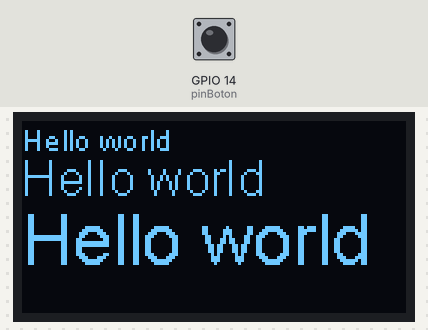
A sketch run on a simulated ESP8266 (NodeMCU). On the bench: 128×64 one-colour display. The test bench sets the inputs (shaded band); at power-on: GPIO 14 (pinBoton) HIGH.

Above: at 1.2 s.
1.3 s: GPIO 14 (pinBoton) pulled LOW for 1 s
At 1.63 s:
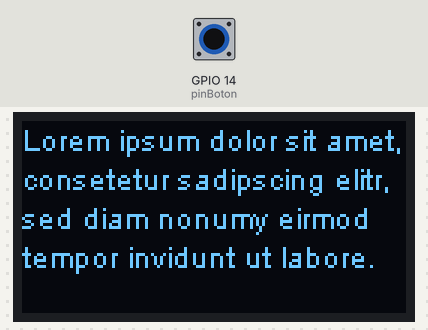
2.9 s: GPIO 14 (pinBoton) pulled LOW for 0.15 s
At 4.3 s:
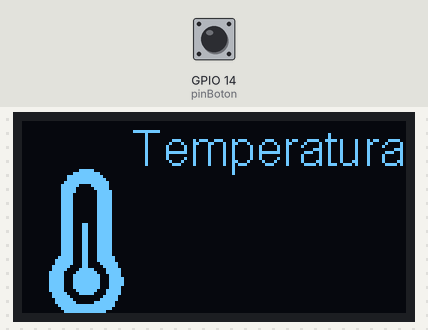
4.6 s: GPIO 14 (pinBoton) pulled LOW for 3.2 s
At 5.4 s:
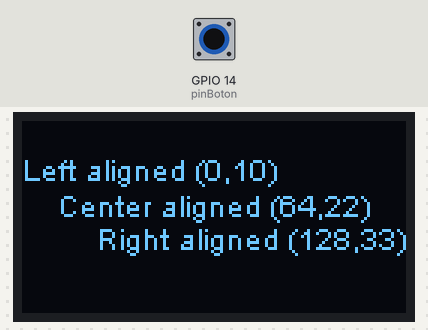
9.3 s: GPIO 14 (pinBoton) pulled LOW for 1 s
At 10.09 s:
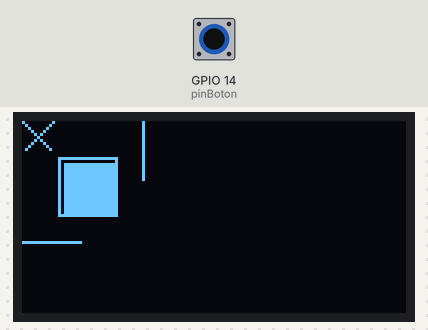
Timing chart, 0 to 11.9 s (numbered marks = the images above; inputs shaded):
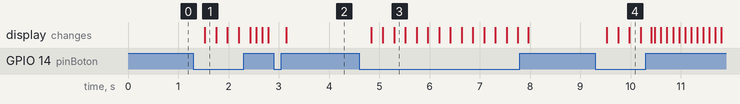

Measured:
- after the input at 1.3 s, the display: changes after 0.23 s (image 1)
- after the input at 2.9 s, the display: changes after 0.25 s (image 2)
- after the input at 4.6 s, the display: first changes after 0.25 s (image 3 shows a later state)
- after the input at 9.3 s, the display: first changes after 0.23 s (image 4 shows a later state)

The sketch:

prueba_oled.ino
```cpp
// (licence header left out)
// Include the correct display library
// For a connection via I2C using Wire include
#include <Wire.h>  // Only needed for Arduino 1.6.5 and earlier
#include "SSD1306Wire.h" // legacy include: `#include "SSD1306.h"`
// or #include "SH1106Wire.h", legacy include: `#include "SH1106.h"`
// For a connection via I2C using brzo_i2c (must be installed) include
// #include <brzo_i2c.h> // Only needed for Arduino 1.6.5 and earlier
// #include "SSD1306Brzo.h"
// #include "SH1106Brzo.h"
// For a connection via SPI include
// #include <SPI.h> // Only needed for Arduino 1.6.5 and earlier
// #include "SSD1306Spi.h"
// #include "SH1106SPi.h"

// Include custom images
#include "images.h"

// Initialize the OLED display using SPI
// D5 -> CLK
// D7 -> MOSI (DOUT)
// D0 -> RES
// D2 -> DC
// D8 -> CS
// SSD1306Spi        display(D0, D2, D8);
// or
// SH1106Spi         display(D0, D2);

// Initialize the OLED display using brzo_i2c
// D3 -> SDA
// D5 -> SCL
// SSD1306Brzo display(0x3c, D3, D5);
// or
// SH1106Brzo  display(0x3c, D3, D5);

// Initialize the OLED display using Wire library
SSD1306Wire  display(0x3c, 4, 5);
// SH1106 display(0x3c, D3, D5);


#define DEMO_DURATION 3000
#define pinBoton 14
typedef void (*Demo)(void);

int demoMode = 0;
int counter = 1;

void setup() {
  Serial.begin(115200);
  Serial.println();
  Serial.println();
  pinMode(pinBoton, INPUT);

  // Initialising the UI will init the display too.
  display.init();

  display.flipScreenVertically();
  display.setFont(ArialMT_Plain_10);

}

void drawFontFaceDemo() {
    // Font Demo1
    // create more fonts at http://oleddisplay.squix.ch/
    display.setTextAlignment(TEXT_ALIGN_LEFT);
    display.setFont(ArialMT_Plain_10);
    display.drawString(0, 0, "Hello world");
    display.setFont(ArialMT_Plain_16);
    display.drawString(0, 10, "Hello world");
    display.setFont(ArialMT_Plain_24);
    display.drawString(0, 26, "Hello world");
}

void drawTextFlowDemo() {
    display.setFont(ArialMT_Plain_10);
    display.setTextAlignment(TEXT_ALIGN_LEFT);
    display.drawStringMaxWidth(0, 0, 128,
      "Lorem ipsum\n dolor sit amet, consetetur sadipscing elitr, sed diam nonumy eirmod tempor invidunt ut labore." );
}

void drawTextAlignmentDemo() {
    // Text alignment demo
  display.setFont(ArialMT_Plain_10);

  // The coordinates define the left starting point of the text
  display.setTextAlignment(TEXT_ALIGN_LEFT);
  display.drawString(0, 10, "Left aligned (0,10)");

  // The coordinates define the center of the text
  display.setTextAlignment(TEXT_ALIGN_CENTER);
  display.drawString(64, 22, "Center aligned (64,22)");

  // The coordinates define the right end of the text
  display.setTextAlignment(TEXT_ALIGN_RIGHT);
  display.drawString(128, 33, "Right aligned (128,33)");
}

void drawRectDemo() {
      // Draw a pixel at given position
    for (int i = 0; i < 10; i++) {
      display.setPixel(i, i);
      display.setPixel(10 - i, i);
    }
    display.drawRect(12, 12, 20, 20);

    // Fill the rectangle
    display.fillRect(14, 14, 17, 17);

    // Draw a line horizontally
    display.drawHorizontalLine(0, 40, 20);

    // Draw a line horizontally
    display.drawVerticalLine(40, 0, 20);
}

void drawCircleDemo() {
  for (int i=1; i < 8; i++) {
    display.setColor(WHITE);
    display.drawCircle(32, 32, i*3);
    if (i % 2 == 0) {
      display.setColor(BLACK);
    }
    display.fillCircle(96, 32, 32 - i* 3);
  }
}

void drawProgressBarDemo() {
  int progress = (counter / 5) % 100;
  // draw the progress bar
  display.drawProgressBar(0, 32, 120, 10, progress);

  // draw the percentage as String
  display.setTextAlignment(TEXT_ALIGN_CENTER);
  display.drawString(64, 15, String(progress) + "%");
}

void drawImageDemo() {
    // see http://blog.squix.org/2015/05/esp8266-nodemcu-how-to-create-xbm.html
    // on how to create xbm files
    display.drawXbm(-10, 11, termometro_width, termometro_height, termometro_bits);
    display.setTextAlignment(TEXT_ALIGN_RIGHT);
    display.setFont(ArialMT_Plain_16);
    display.drawString(128, 0, "Temperatura");
}

Demo demos[] = {drawFontFaceDemo, drawTextFlowDemo, drawTextAlignmentDemo, drawRectDemo, drawCircleDemo, drawProgressBarDemo, drawImageDemo};
int demoLength = (sizeof(demos) / sizeof(Demo));
long timeSinceLastModeSwitch = 0;

void loop() {
  // clear the display
  display.clear();
  // draw the current demo method
  demos[demoMode]();

  display.setTextAlignment(TEXT_ALIGN_RIGHT);
  display.drawString(10, 128, String(millis()));
  // write the buffer to the display
  display.display();

  //if (millis() - timeSinceLastModeSwitch > DEMO_DURATION) {
  //  demoMode = (demoMode + 1)  % demoLength;
  //  timeSinceLastModeSwitch = millis();
  //}

  if(!digitalRead(pinBoton)){
    delay(200);
    demoMode++;
    if(demoMode == demoLength) demoMode = 0;
  }
  counter++;
  delay(10);
}
```

prueba_oled__.ino
```cpp
/*
 ESP8266 - Ejemplo de uso de pantalla OLED 128x64 monocroma por Dani No www.esploradores.com

 Este ejemplo utiliza el núcleo de la librería gráfica de Adafruit GFX y
 la librería SSD1306 específica para pantallas monocromas 128x64 y 128x32.
 Estas librerías deben estar instaladas para su funcionamiento.
 Para instalarlas se debe seleccionar:
   -Programa -> Incluir librería -> Gestionar Librerías -> Adafruit GFX Library
   -Programa -> Incluir librería -> Gestionar Librerías -> Adafruit SSD1306

 Cuando se instala la librería SSD1306 está configurada por defecto para pantallas 128x32.
 Al utilizarla para una pantalla 128x64 es preciso reconfigurarla.
 Para hacerlo debe abrir el fichero Adafruit_SSD1306.h con un editor y
 descomentar la línea 69 (// #define SSD1306_128_64  --->  #define SSD1306_128_64) y
 comentar la línea 70 (#define SSD1306_128_32  --->  //#define SSD1306_128_32).
 Así mismo se debe verificar en la línea 51 que la dirección de I2C de la pantalla es correcta
 (#define SSD1306_I2C_ADDRESS   0x3C  // 128x64 0x3D (default) or 0x3C (if SA0 is grounded))

Por último, también se debe verificar que en la línea 108 de este sketch
la dirección I2C de la pantalla también es correcta.
 */

// #include <SPI.h>
// #include <Wire.h>
// #include <Adafruit_GFX.h>      //Nucleo de la librería gráfica.
// #include <Adafruit_SSD1306.h>  //Librería para pantallas OLED monocromas de 128x64 y 128x32
// #include <Fonts/FreeMonoBoldOblique12pt7b.h>
// #include <Fonts/FreeSansBoldOblique12pt7b.h>

// #define OLED_RESET 0
// Adafruit_SSD1306 display(OLED_RESET);

// #define NUMFLAKES 10
// #define XPOS 0
// #define YPOS 1
// #define DELTAY 2

// const unsigned char Toro [] PROGMEM = {
// 0x00, 0x00, 0x00, 0x00, 0x00, 0x00, 0x00, 0x00, 0x00, 0x00, 0x00, 0x00, 0x00, 0x00, 0x00, 0x00,
// 0x00, 0x00, 0x00, 0x00, 0x00, 0x00, 0x7f, 0xff, 0x00, 0x00, 0x00, 0x00, 0x00, 0x00, 0x00, 0x00,
// 0x00, 0x00, 0x00, 0x00, 0x00, 0x03, 0xff, 0xff, 0xff, 0xff, 0xff, 0xe0, 0xff, 0xf0, 0x00, 0x00,
// 0x00, 0x00, 0x00, 0x00, 0x00, 0x07, 0xff, 0xff, 0xff, 0xff, 0xff, 0xff, 0xff, 0xfc, 0x00, 0x00,
// 0x00, 0x70, 0x00, 0x00, 0x00, 0x0f, 0xff, 0xff, 0xff, 0xff, 0xff, 0xff, 0xff, 0xff, 0x80, 0x00,
// 0x00, 0x18, 0x00, 0x00, 0x00, 0x1c, 0x7f, 0xff, 0xff, 0xff, 0xff, 0xff, 0xff, 0xff, 0xc0, 0x00,
// 0x00, 0x18, 0x00, 0x00, 0x00, 0x7d, 0xbf, 0xff, 0xff, 0xff, 0xff, 0xff, 0xff, 0xff, 0xc0, 0x00,
// 0x00, 0x18, 0x00, 0x00, 0x00, 0xfd, 0xbf, 0xff, 0xff, 0xff, 0xff, 0xff, 0xff, 0xff, 0xe0, 0x00,
// 0x00, 0x1c, 0x00, 0x00, 0x00, 0xfd, 0xdf, 0xff, 0xff, 0xff, 0xff, 0xff, 0xff, 0xff, 0xe0, 0x00,
// 0x00, 0x1c, 0x00, 0x00, 0x07, 0xfd, 0xdf, 0xff, 0xff, 0xff, 0xff, 0xff, 0xff, 0xff, 0xf0, 0x00,
// 0x00, 0x1c, 0x00, 0x00, 0x0f, 0xfd, 0xdf, 0xff, 0xff, 0xff, 0xff, 0xff, 0xff, 0xff, 0xf0, 0x00,
// 0x00, 0x1c, 0x00, 0x00, 0x0f, 0xff, 0xef, 0xff, 0xff, 0xff, 0xff, 0xff, 0xff, 0xff, 0xf4, 0x00,
// 0x00, 0x1e, 0x00, 0x00, 0x3f, 0xff, 0xef, 0xff, 0xff, 0xff, 0xff, 0xff, 0xff, 0xff, 0xf7, 0xc0,
// 0x00, 0x1e, 0x00, 0x00, 0x3f, 0xfb, 0xef, 0xff, 0xf3, 0xff, 0xff, 0xff, 0xff, 0xff, 0xf7, 0xf8,
// 0x00, 0x1e, 0x00, 0x00, 0xff, 0xfb, 0xef, 0xff, 0xfb, 0xff, 0xff, 0xff, 0xff, 0xff, 0xf7, 0xfc,
// 0x00, 0x1f, 0xe1, 0xfe, 0x7f, 0xfb, 0xef, 0xff, 0xfd, 0xff, 0xff, 0xff, 0xff, 0xff, 0xf7, 0xc4,
// 0x00, 0x1f, 0xff, 0xff, 0xbf, 0xfb, 0xef, 0xff, 0xfd, 0xff, 0xff, 0xff, 0xff, 0xff, 0xf0, 0x7c,
// 0x00, 0x1f, 0xff, 0xff, 0xc7, 0xf7, 0xef, 0xff, 0xfe, 0xff, 0xff, 0xff, 0xbf, 0xff, 0xf7, 0xe4,
// 0x00, 0x0f, 0xff, 0xff, 0xf9, 0xe7, 0xef, 0xff, 0xfe, 0xff, 0xff, 0xff, 0xbf, 0xff, 0xf7, 0xfc,
// 0x00, 0x07, 0xff, 0xff, 0xfc, 0x1f, 0xdf, 0xff, 0xfe, 0xff, 0xff, 0xff, 0xbf, 0xff, 0xef, 0xdc,
// 0x00, 0x03, 0xbf, 0xff, 0xfb, 0xff, 0xc7, 0xff, 0xff, 0x7f, 0xff, 0xff, 0xbf, 0xff, 0xef, 0xbc,
// 0x00, 0x01, 0xbf, 0xff, 0xff, 0xff, 0xb7, 0xff, 0xff, 0x7f, 0xff, 0xff, 0xbf, 0xff, 0xef, 0x3c,
// 0x00, 0x00, 0x3f, 0xff, 0xff, 0xfe, 0x77, 0xff, 0xff, 0x7f, 0xff, 0xff, 0xbf, 0xff, 0xef, 0x3c,
// 0x00, 0x01, 0xff, 0xff, 0xff, 0xfd, 0xf7, 0xff, 0xff, 0x7f, 0xff, 0xff, 0xbf, 0xff, 0xef, 0x3c,
// 0x00, 0x03, 0xff, 0xff, 0xff, 0xfb, 0xef, 0xff, 0xff, 0x7f, 0xff, 0xff, 0x7f, 0xff, 0xf7, 0x3c,
// 0x00, 0x03, 0xff, 0xff, 0xff, 0xe7, 0xcf, 0xff, 0xff, 0x7f, 0xff, 0xff, 0x7f, 0xff, 0xf7, 0x3c,
// 0x00, 0x03, 0xff, 0xff, 0xff, 0x1f, 0xdf, 0xff, 0xff, 0x7f, 0xff, 0xff, 0x7f, 0xff, 0xf7, 0xbc,
// 0x00, 0x03, 0xff, 0xff, 0xff, 0xff, 0x9f, 0xff, 0xff, 0x7f, 0xff, 0xff, 0x7f, 0xff, 0xe3, 0xdc,
// 0x00, 0x03, 0xff, 0xff, 0xff, 0xfe, 0x3f, 0xfc, 0xff, 0x7f, 0xff, 0xfe, 0xff, 0xff, 0xe1, 0xe4,
// 0x00, 0x03, 0xff, 0xfc, 0xff, 0x8c, 0x7f, 0xf1, 0x3f, 0x7f, 0xff, 0xfe, 0xff, 0xff, 0xc1, 0xfc,
// 0x00, 0x01, 0xff, 0xf0, 0xff, 0x81, 0xff, 0xff, 0xcf, 0xff, 0xff, 0xff, 0xff, 0xff, 0xc0, 0xfe,
// 0x00, 0x01, 0xff, 0xf3, 0xff, 0x9f, 0xff, 0xff, 0xcf, 0xff, 0xff, 0xef, 0xff, 0xff, 0x80, 0x7e,
// 0x00, 0x03, 0xff, 0xff, 0xff, 0x9f, 0xff, 0xff, 0xf6, 0xff, 0xff, 0xdf, 0xff, 0xff, 0x80, 0x3e,
// 0x00, 0x03, 0xff, 0xff, 0xff, 0x9f, 0xff, 0xff, 0xf7, 0xff, 0xff, 0xbf, 0xff, 0xfe, 0x00, 0x1c,
// 0x00, 0x03, 0xff, 0xff, 0xff, 0x9f, 0xff, 0xff, 0xf7, 0xff, 0xff, 0x7f, 0x7f, 0xfe, 0x00, 0x00,
// 0x00, 0x07, 0xff, 0xff, 0xff, 0x1f, 0xff, 0xff, 0xf7, 0xff, 0xf8, 0xff, 0x3f, 0xfc, 0x00, 0x00,
// 0x00, 0x07, 0xff, 0xff, 0xff, 0x7f, 0xff, 0xff, 0xf7, 0xff, 0xe7, 0x7e, 0x0f, 0xfc, 0x00, 0x00,
// 0x00, 0x1f, 0xff, 0xff, 0xff, 0x7f, 0xff, 0xff, 0xf7, 0xff, 0xcf, 0x80, 0x07, 0xfc, 0x00, 0x00,
// 0x00, 0x7f, 0x9f, 0xff, 0xfe, 0x7f, 0xff, 0xff, 0xf7, 0xfc, 0x3f, 0xe0, 0x07, 0xfc, 0x00, 0x00,
// 0x00, 0x7e, 0x37, 0xff, 0xfe, 0xff, 0xff, 0xff, 0xcf, 0xe2, 0x7f, 0x80, 0x07, 0xfc, 0x00, 0x00,
// 0x00, 0xfe, 0x7e, 0x1f, 0xfd, 0xff, 0xff, 0xff, 0xb8, 0x1d, 0xfe, 0x00, 0x0f, 0xfc, 0x00, 0x00,
// 0x00, 0xfe, 0x3f, 0xdf, 0xf9, 0xff, 0xff, 0xff, 0x77, 0xfb, 0xf8, 0x00, 0x0f, 0xf8, 0x00, 0x00,
// 0x00, 0x7f, 0xdf, 0xef, 0xf3, 0xff, 0xff, 0xfe, 0xff, 0xf7, 0xe0, 0x00, 0x0f, 0xf8, 0x00, 0x00,
// 0x00, 0x7f, 0xfe, 0x6f, 0xc7, 0xff, 0xff, 0xf0, 0x7f, 0xef, 0xc0, 0x00, 0x0f, 0xf0, 0x00, 0x00,
// 0x00, 0x7f, 0xf9, 0xef, 0x8f, 0xff, 0xff, 0xe0, 0x3f, 0xee, 0x00, 0x00, 0x0f, 0xe0, 0x00, 0x00,
// 0x00, 0x0f, 0x87, 0xee, 0x7d, 0xff, 0xff, 0xc0, 0x0f, 0x9c, 0x00, 0x00, 0x3f, 0x80, 0x00, 0x00,
// 0x00, 0x0f, 0xff, 0x00, 0xfe, 0xff, 0xff, 0x80, 0x7f, 0x7c, 0x00, 0x00, 0x3f, 0x80, 0x00, 0x00,
// 0x00, 0x68, 0x3e, 0x00, 0xff, 0x7f, 0xff, 0x01, 0xff, 0xf8, 0x00, 0x00, 0x7f, 0x00, 0x00, 0x00,
// 0x00, 0xf7, 0xf8, 0x00, 0xff, 0x9f, 0xfe, 0x01, 0xff, 0xe0, 0x00, 0x00, 0xff, 0x00, 0x00, 0x00,
// 0x01, 0xfb, 0xe0, 0x00, 0x7f, 0x1f, 0xf0, 0x03, 0xff, 0xe0, 0x00, 0x00, 0x0f, 0x00, 0x00, 0x00,
// 0x01, 0xfd, 0x80, 0x00, 0x00, 0xff, 0xe0, 0x03, 0xff, 0xe0, 0x00, 0x01, 0xf3, 0x00, 0x00, 0x00,
// 0x06, 0x7f, 0x80, 0x00, 0x03, 0xff, 0xc0, 0x03, 0xff, 0xe0, 0x00, 0x03, 0xfd, 0x00, 0x00, 0x00,
// 0x1f, 0x1f, 0x80, 0x00, 0x07, 0xff, 0xc0, 0x00, 0x7f, 0x00, 0x00, 0x0f, 0xfe, 0x00, 0x00, 0x00,
// 0x3f, 0xee, 0x00, 0x00, 0x07, 0xff, 0x80, 0x00, 0x00, 0x00, 0x00, 0x0f, 0xfe, 0x00, 0x00, 0x00,
// 0x3f, 0xf0, 0x00, 0x00, 0x0b, 0xff, 0x80, 0x00, 0x00, 0x00, 0x00, 0x1f, 0xff, 0x00, 0x00, 0x00,
// 0x7f, 0xf8, 0x00, 0x00, 0x7c, 0xff, 0x80, 0x00, 0x00, 0x00, 0x00, 0x1f, 0xff, 0x00, 0x00, 0x00,
// 0x7f, 0xf8, 0x00, 0x00, 0xff, 0x1e, 0x00, 0x00, 0x00, 0x00, 0x00, 0x1f, 0xff, 0x00, 0x00, 0x00,
// 0x7f, 0xf8, 0x00, 0x01, 0xff, 0xe0, 0x00, 0x00, 0x00, 0x00, 0x00, 0x03, 0xfc, 0x00, 0x00, 0x00,
// 0x03, 0x80, 0x00, 0x03, 0xff, 0xf8, 0x00, 0x00, 0x00, 0x00, 0x00, 0x00, 0x00, 0x00, 0x00, 0x00,
// 0x00, 0x00, 0x00, 0x03, 0xff, 0xf8, 0x00, 0x00, 0x00, 0x00, 0x00, 0x00, 0x00, 0x00, 0x00, 0x00,
// 0x00, 0x00, 0x00, 0x03, 0xff, 0xf8, 0x00, 0x00, 0x00, 0x00, 0x00, 0x00, 0x00, 0x00, 0x00, 0x00,
// 0x00, 0x00, 0x00, 0x03, 0xff, 0xfc, 0x00, 0x00, 0x00, 0x00, 0x00, 0x00, 0x00, 0x00, 0x00, 0x00,
// 0x00, 0x00, 0x00, 0x00, 0xff, 0xf0, 0x00, 0x00, 0x00, 0x00, 0x00, 0x00, 0x00, 0x00, 0x00, 0x00,
// 0x00, 0x00, 0x00, 0x00, 0x00, 0x00, 0x00, 0x00, 0x00, 0x00, 0x00, 0x00, 0x00, 0x00, 0x00, 0x00,

// };

// void setup()   {

//   display.begin(SSD1306_SWITCHCAPVCC, 0x3C);  // //Inicializa pantalla con en la dirección 0x3D para la conexión I2C.

// }

// void loop() {

// //PUNTOS EN LAS CUATRO ESQUINAS DE LA PANTALLA

//   display.fillScreen(0);         //Limpiamos la pantalla

//   display.drawPixel(0,0,1);      //Esquina superior izquierda
//   display.drawPixel(127,0,1);    //Esquina superior derecha
//   display.drawPixel(0,63,1);     //Esquina inferior izquierda
//   display.drawPixel(127,63,1);   //Esquina inferior derecha

//   display.display();             //Refrescamos la pantalla para visualizarlos
//   delay(4000);

// //LÍNEAS CRUZADAS DE ESQUINA A ESQUINA

//   display.fillScreen(0);         //Limpiamos la pantalla

//   display.drawLine(0,0,127,63,1);
//   display.drawLine(0,display.height()-1,display.width()-1,0,1);

//   display.display();             //Refrescamos la pantalla para visulizarlas
//   delay(4000);

// //TRIÁNGULO Y TRIÁNGULO RELLENO

//   display.fillScreen(0);         //Limpiamos la pantalla

//   display.drawTriangle(0,0,127,0,64,32,1);
//   display.fillTriangle(0,display.height()-1,display.width()-1,display.height()-1,display.width()/2,display.height()/2,1);

//   display.display();             //Refrescamos la pantalla para visualizarlos
//   delay(4000);

//  //RECTÁNGULO Y RECTÁNGULO RELLENO

//   display.fillScreen(0);         //Limpiamos la pantalla

//   display.drawRect(0,0,127,31,1);
//   display.fillRect(0,display.height()/2+1,display.width()-1,display.height()/2-1,1);

//   display.display();             //Refrescamos la pantalla para visualizarlos
//   delay(4000);

// //RECTÁNGULO REDONDEADO Y RECTÁNGULO REDONDEADO RELLENO

//   display.fillScreen(0);         //Limpiamos la pantalla

//   display.drawRoundRect(0,0,127,31,10,1);
//   display.fillRoundRect(0,display.height()/2+1,display.width()-1,display.height()/2-1,10,1);

//   display.display();             //Refrescamos la pantalla para visualizarlos
//   delay(4000);

// //CÍRCULO Y CÍRCULO RELLENO

//   display.fillScreen(0);        //Limpiamos la pantalla

//   display.drawCircle(32,32,30,1);
//   display.fillCircle(display.width()*3/4,display.height()/2,30,1);

//   display.display();             //Refrescamos la pantalla para visualizarlos
//   delay(4000);

// //CARÁCTERES CON FUENTE PREDETERMINADA

//   display.fillScreen(0);         //Limpiamos la pantalla

//   display.setFont();             //Fuente por defecto -si no la hemos cambiado no es necesario seleccionarla

//   display.drawChar(8,0,'a',1,0,8);  //Tamaños de 1 a 8. Los tamaños típicos son 1, 2 o 4

//   char caracter1 = 'd';
//   display.drawChar(65,0,caracter1,0,1,8);

//   display.display();             //Refrescamos la pantalla para visualizarlos
//   delay(4000);

// //TEXTO CON FUENTE PREDETERMINADA

//   display.fillScreen(0);         //Limpiamos la pantalla

//   display.setFont();             //Fuente por defecto -si no la hemos cambiado no es necesario seleccionarla

//   display.setTextSize(1);
//   display.setTextColor(1,0);
//   display.setCursor(0,0);
//   display.println("AaBbCcDdEeFfGgHhIiJjK");
//   display.setTextSize(2);
//   display.print("AaBbCcDdEe");

//   display.setTextSize(3);
//   display.setTextColor(0,1);     //Color invertido
//   display.setCursor(0,32);
//   display.print("AaBbCcD");
//   display.display();             //Refrescamos la pantalla para visualizarlo
//   delay(4000);

// //GIRO DE PANTALLA -La coordenada (0,0) siempre queda en la esquina superior izquierda

//   //display.setRotation(0);  //0 grados -posición inicial-
//   //display.setRotation(1);  //90 grados en el sentido de las agujas del reloj
//   //display.setRotation(2);  //180 grados en el sentido de las agujas del reloj
//   display.setRotation(3);  //270 grados en el sentido de las agujas del reloj

// //CARÁCTER CON FUENTE ALTERNATIVA

//   display.fillScreen(0);         //Limpiamos la pantalla

//   display.setFont(&FreeMonoBoldOblique12pt7b);     //Fuente FreeSansBoldOblique12pt7b

//   display.drawChar(0,85,'A',1,0,4);

//   display.display();             //Refrescamos la pantalla para visualizarlo
//   delay(4000);

// //TEXTO CON FUENTES ALTERNATIVAS

//   display.fillScreen(0);         //Limpiamos la pantalla

//   display.setFont(&FreeMonoBoldOblique12pt7b);     //Fuente FreeMonoBoldOblique12pt7b
//   display.setTextSize(1);
//   display.setTextColor(1);
//   display.setCursor(0,20);
//   display.println("AaBb");
//   display.setTextSize(2);
//   display.setCursor(0,53);
//   display.println("Aa");

//   display.setFont(&FreeSansBoldOblique12pt7b);     //Fuente FreeSansBoldOblique12pt7b
//   display.setTextSize(1);
//   display.setTextColor(1);
//   display.setCursor(0,85);
//   display.println("AaBb");
//   display.setTextSize(2);
//   display.setCursor(0,127);
//   display.println("Aa");

//   display.display();             //Refrescamos la pantalla para visualizarlos
//   delay(4000);

// //GIRO DE PANTALLA A LA POSICIÓN INICIAL

//   display.setRotation(0);

// //IMAGEN (TORO)

//   display.fillScreen(0);          //Limpiamos la pantalla
//   display.drawBitmap(0,0,Toro,128,64,1);
//   display.display();             //Refrescamos la pantalla para visualizarla
//   delay(4000);

//  }
```

Source omitted: images.h (data table, 11472 bytes)
